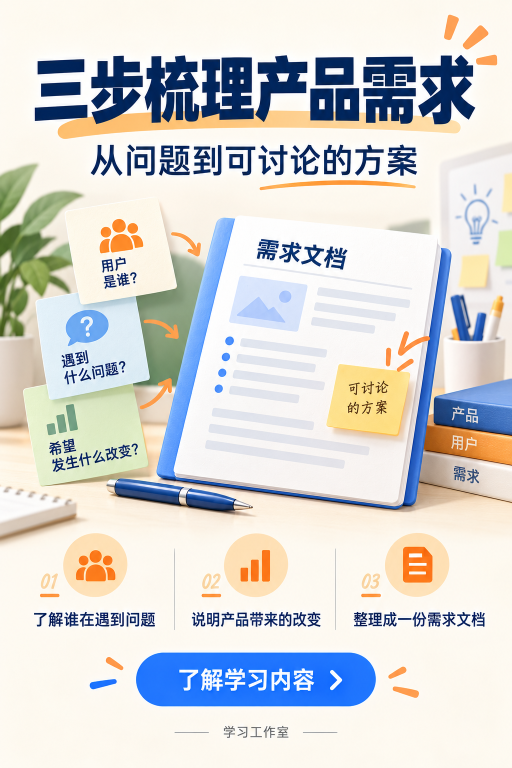
#> input picture skills/image-factory/examples/rendered/product-detail.png, 1024 x 1536 px (shown at 1/2 size)
$ python -i image_validation.py   (imports and definitions only)
#> lines starting #> are read from the running program, lines starting #| are printed output that depends on the picture
"""Lightweight validation for provider-generated raw image files."""

from __future__ import annotations

import re
from pathlib import Path
from typing import Any

from image_factory.errors import ImageFactoryError


try:
    from PIL import Image, ImageStat
except ModuleNotFoundError as exc:  # pragma: no cover - depends on runtime install
    Image = None  # type: ignore[assignment]
    ImageStat = None  # type: ignore[assignment]
    PIL_IMPORT_ERROR = exc
else:
    PIL_IMPORT_ERROR = None


# 等比尺寸容忍阈值:provider 偶发返回等比但分辨率不同的图(例如 16:9 的 1672x941 对 1536x864)
# 时不应整条 fail。宽高比相对误差 ≤ 1% 视为通过,落 manifest 的 actual_size 字段以便排查。
ASPECT_RATIO_TOLERANCE = 0.01


def as_text(value: Any) -> str:
    if value is None:
        return ""
    if isinstance(value, str):
        return value.strip()
    return str(value).strip()


def parse_size(value: Any) -> tuple[int, int] | None:
    match = re.match(r"^\s*(\d+)\s*x\s*(\d+)\s*$", as_text(value).lower())
    if not match:
        return None
    width = int(match.group(1))
    height = int(match.group(2))
    if width <= 0 or height <= 0:
        return None
    return (width, height)


def _size_string(size: tuple[int, int]) -> str:
    return f"{size[0]}x{size[1]}"


def validate_raw_image(path: str | Path, expected_size: str | tuple[int, int] | None = None) -> dict[str, Any]:
    image_path = Path(path).expanduser()
    result: dict[str, Any] = {
        "path": str(image_path),
        "ok": False,
        "exists": image_path.exists(),
        "bytes": image_path.stat().st_size if image_path.exists() else 0,
    }
    if not image_path.exists():
        result["error"] = "raw image file does not exist"
        return result
    if result["bytes"] < 64_000:
        result["error"] = "raw image file is too small to trust"
        return result
    if PIL_IMPORT_ERROR is not None:
        # Pillow 缺失降级为 skip + warning,而不是 fail。pyproject.toml 已声明 Pillow 为核心依赖,
        # 但用户用系统 Python / 全新 venv 偶发未装时不应让整条 pipeline 挂掉;
        # 校验跳过同时给 warning,下游决定是否要硬挂。
        result["ok"] = True
        result["validation_skipped"] = True
        result["warning"] = (
            "Pillow is not installed; raw image validation skipped. "
            "Run `pip install Pillow>=10.0` to enable size/luminance checks."
        )
        return result

    try:
        with Image.open(image_path) as image:
#> image is the input picture: PIL image 1024x1536 RGB; mean R, G, B 213.5, 214.1, 212.7
            image.load()
            rgb = image.convert("RGB")
    except Exception as exc:  # noqa: BLE001 - user-facing validation detail
        result["error"] = f"raw image cannot be opened: {exc}"
        return result

    width, height = rgb.size
#> width = 1024; height = 1536
    actual_size = (width, height)
#> actual_size = (1024, 1536)
    result["width"] = width
    result["height"] = height
    result["actual_size"] = _size_string(actual_size)
    if height > 0:
        result["aspect_ratio"] = round(width / height, 4)
    expected = parse_size(expected_size) if not isinstance(expected_size, tuple) else expected_size
    if expected:
        result["expected_size"] = _size_string(expected)
        if actual_size != expected:
            # 严格等尺寸不一定要 fail:provider 偶发返回等比放大/缩小的图(如 1672x941 对 1536x864),
            # 图本身没问题。只要宽高比误差 ≤ 1% 就放行,写入 size_tolerated 标记便于下游统计。
            expected_ratio = expected[0] / expected[1] if expected[1] else 0
            actual_ratio = width / height if height else 0
            ratio_delta = abs(actual_ratio - expected_ratio) / expected_ratio if expected_ratio else 1.0
            result["aspect_ratio_delta"] = round(ratio_delta, 4)
            if ratio_delta > ASPECT_RATIO_TOLERANCE:
                result["error"] = (
                    f"raw image size mismatch: expected {expected[0]}x{expected[1]} "
                    f"(aspect {expected_ratio:.3f}), got {width}x{height} "
                    f"(aspect {actual_ratio:.3f}, delta {ratio_delta:.2%} > {ASPECT_RATIO_TOLERANCE:.0%})"
                )
                return result
            result["size_tolerated"] = True

    sample = rgb.resize((96, 144))
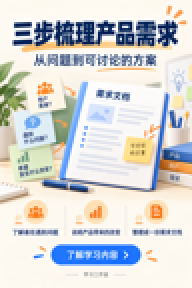
#> sample: PIL image 96x144 RGB (shown 2 times larger); mean R, G, B 213.4, 214, 212.7
    gray = sample.convert("L")
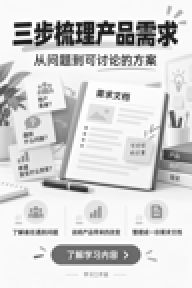
#> gray: PIL image 96x144 L (shown 2 times larger); min 16, max 255, mean 213.6
    stat = ImageStat.Stat(gray)
    luminance_mean = float(stat.mean[0])
#> luminance_mean = 213.6
    luminance_stddev = float(stat.stddev[0])
#> luminance_stddev = 54.47
    histogram = gray.histogram()
#> histogram = 256 values, max 2101 at index 249, min 0 at index 0, mean 54
    total = sum(histogram) or 1
#> total = 13824
    non_light = sum(histogram[:235]) / total
#> non_light = 0.428
    dark = sum(histogram[:90]) / total
#> dark = 0.0423
    result.update(
        {
            "luminance_mean": round(luminance_mean, 2),
            "luminance_stddev": round(luminance_stddev, 2),
            "non_light_ratio": round(non_light, 4),
            "dark_ratio": round(dark, 4),
        }
    )
    if luminance_stddev < 6.0 or non_light < 0.01:
        result["error"] = "raw image appears blank or incomplete"
        return result

    result["ok"] = True
    return result


def require_valid_raw_image(path: str | Path, expected_size: str | tuple[int, int] | None = None) -> dict[str, Any]:
    result = validate_raw_image(path, expected_size)
    if not result.get("ok"):
        raise ImageFactoryError(as_text(result.get("error")) or "raw image validation failed")
    return result

>>> result = validate_raw_image('../../examples/rendered/product-detail.png')
#> result = 12 items
